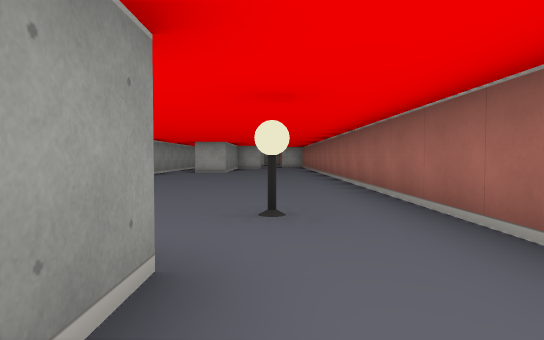
[1] (above)

16 first-person views from a walk through a cub3D ray-caster map. The camera is about half as high as the walls, tilts 2° down and sees 75° across. The floor is counted in squares. Each view is taken from the middle of a square. On the plan, view 1 faces up. The plan holds only what a view shows up to about 9 squares ahead; the rest is blank.

[2]
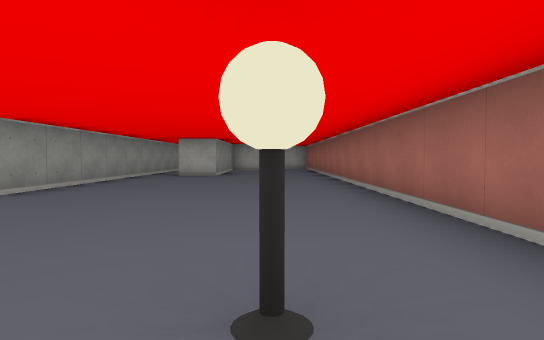

[3]
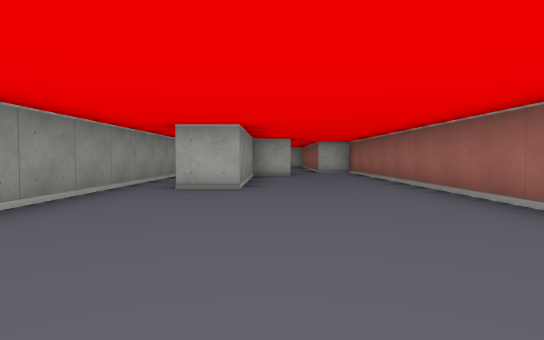

[4]
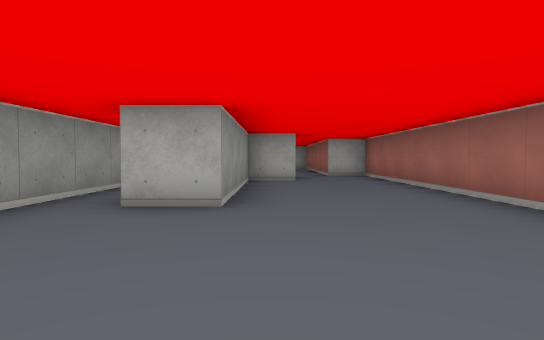

[5]
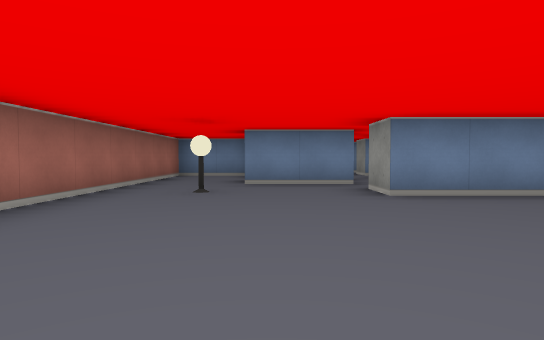

[6]
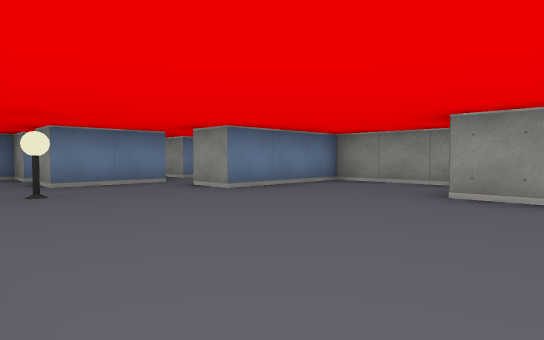

[7]
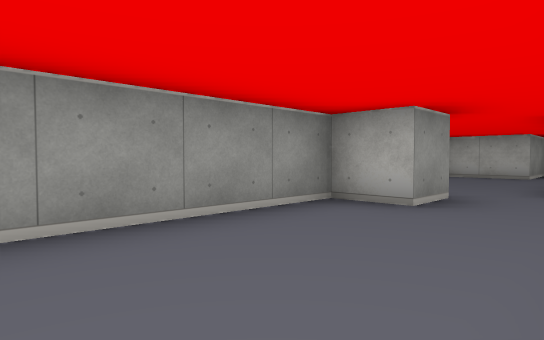

[8]
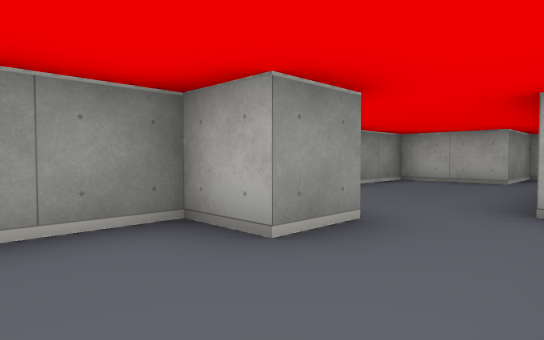

[9]
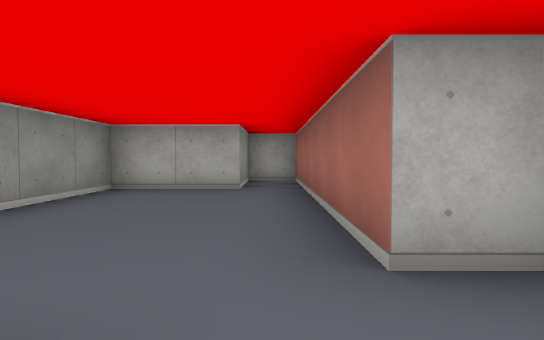

[10]
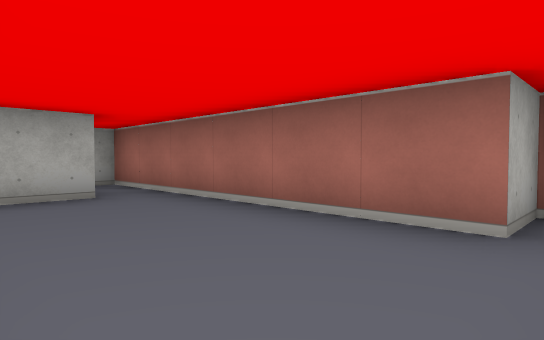

[11]
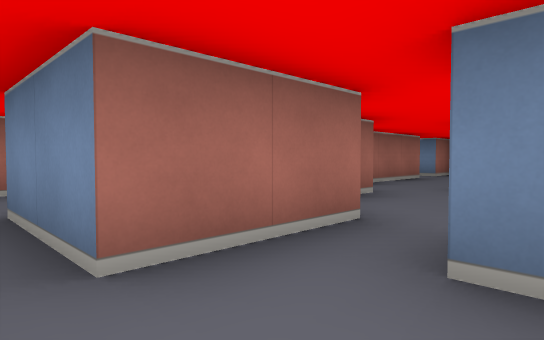

[12]
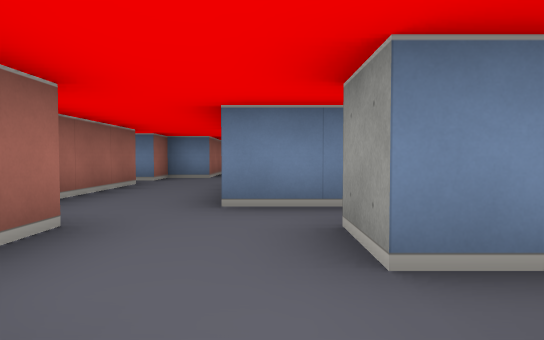

[13]
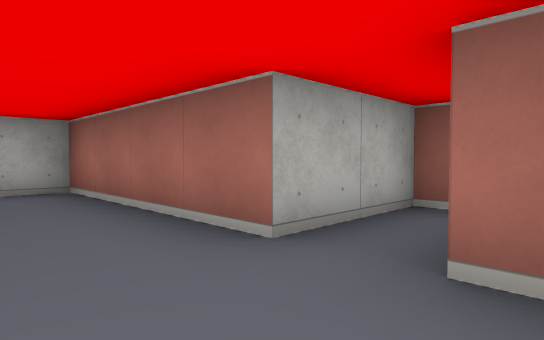

[14]
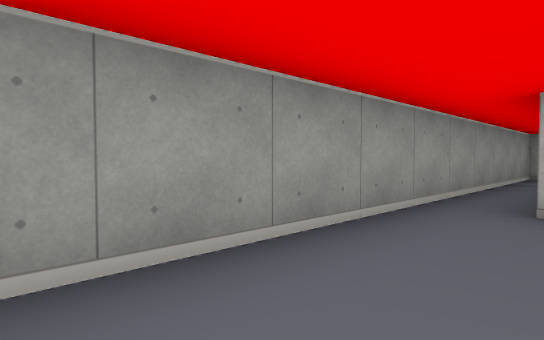

[15]
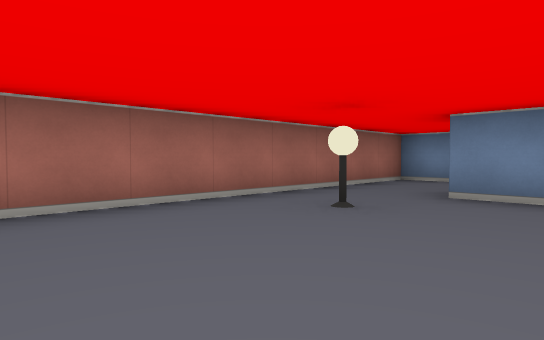

[16]
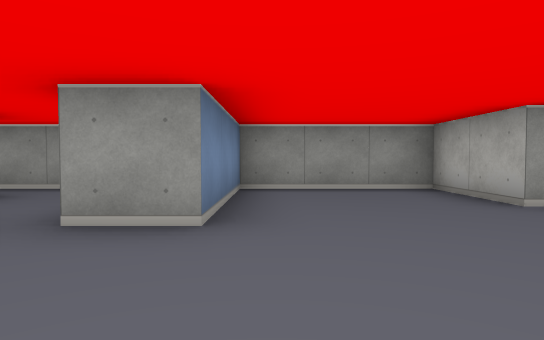

### Floor plan
Points are (right, up) in squares from view 1. A wall is a line through its corners. A room is listed if a view was taken in it or the views show most of it. See-through windows are left out.
Room 1 (views 1, 2, 3, 4, 5, 6, 7, 8, 9, 10, 14, 15, 16)
walls: (-0.5, 16.6) (-0.5, 15.5) (-1.5, 15.5) (-1.5, 11.5) (-2.5, 11.5); (-3.5, 17.5) (-3.5, 6.5) (-5.5, 6.5) (-5.5, 3.5) (-2.5, 3.5) (-2.5, 2.5); (-1.5, 1.5) (-0.5, 1.5) (-0.5, 0.6); (-0.5, -0.5) (-0.5, -1.5) (1.5, -1.5) (1.5, 17.5) (0.5, 17.5) (0.5, 23.5) (-0.5, 23.5) (-0.5, 21.5) (-2.5, 21.5) (-2.5, 19.1)
ways out: opening at (-2, 2) to room 2
objects: lamp (0, 3)
Room 2 (views 11, 12, 13)
walls: (-3.8, -3.5) (-2.5, -3.5); (-4.2, -1.5) (-3.5, -1.5) (-3.5, -2.5); (-2.5, -0.6) (-2.5, 1.5) (-1.5, 1.5); (-3.5, 0.6) (-3.5, -0.2); (-5.5, 0.8) (-5.5, -0.2); (-1.5, -8.5) (-0.5, -8.5) (-0.5, -7.5); (1.5, -6.5) (-0.5, -6.5) (-0.5, -2.5) (-1.5, -2.5) (-1.5, -1.9)
ways out: opening at (-2, 2) to room 1; opening at (-2, -8)

Positions as (right, up) in squares from view 1, and headings:
1: (0, 0), facing up
2: (0, 2), facing up
3: (-1, 6), facing up
4: (-1, 8), facing up
5: (-1, 8), facing down
6: (1, 8), facing down-left
7: (1, 12), facing up-left
8: (1, 14), facing up-left
9: (0, 16), facing up
10: (-2, 17), facing up-right
11: (-4, 2), facing down-right
12: (-3, 0), facing down
13: (-2, -8), facing up-right
14: (-2, 8), facing up-left
15: (-2, 6), facing down-right
16: (0, 4), facing left
